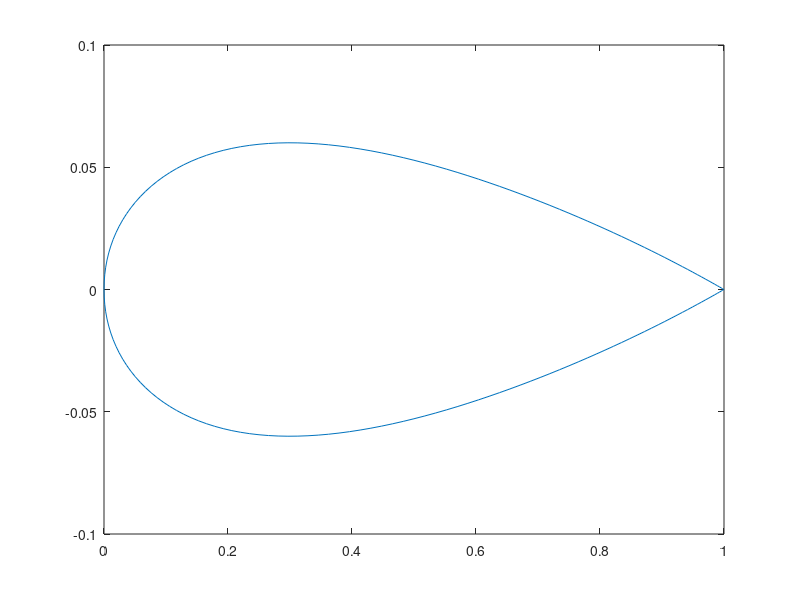
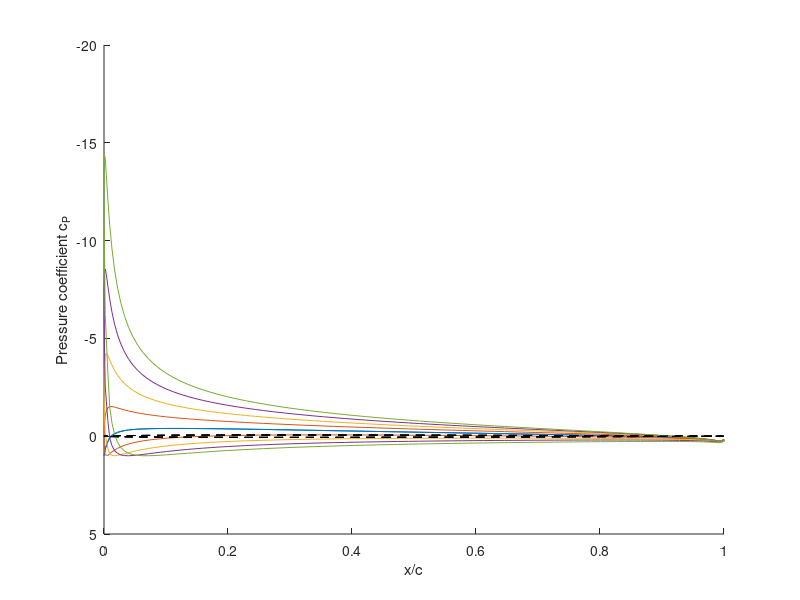

Reproduce these figures in MATLAB, in order.
clear;


%Constant strength doublet method:

%Define the free stream speed:
u_infty = 1;

%Aerofoil:
Aerofoil = 0012;

%chord:
c = 1;

%Thickness:
t = c*Aerofoil/100;

%Half the mesh resolution - 1:
Npanel = 90;

%This is to avoid any issues when one panel is taken out:
if Npanel < 8
    
    Npanel = 8;
    
end

%In angular terms,
delta_beta = pi/(Npanel);
beta = 0:delta_beta:2*pi;
%2*pi implies that top and bottom are being simulated.

%Corresponding x-coordinates:
x = c/2*(1 - cos(beta));
x_t = x(1:Npanel+1);
x_b = x(Npanel+1:2*Npanel);

%x_t is for the top side and goes from the leading edge to the trailing
%edge. x_b is for the bottom and goes from the trailing edge to the leading
%edge. This is because of the setup of the matrices defined at the bottom
%of page 282 in the Katz and Plotkin book which incorporate the Kutta
%condition into the simulation.

%Calculate the z-coordinates (top half only initially):
z_t = 5*t*(0.2969*sqrt(x_t/c) + (-0.1260)*(x_t/c) + (-0.3516)*(x_t/c).^2 + 0.2843*(x_t/c).^3 + (-0.1036)*(x_t/c).^4);
z_b = -(z_t(end:-1:2));

%Panel corner coordinates:
x = horzcat(x_b,x_t);
z = horzcat(z_b,z_t);
z(1) = 0;
z(end) = 0;

%Show the aerofoil:
figure
plot(x,z);

%Calculate theta_i:
dz = diff(z);
dx = diff(x);
theta = atan2(dz,dx);

figure
hold on

for al = 1:4:17
    
    %Define the angle of attack:
    alpha = (al-1)*pi/180;
    
    sin_theta = -sin(theta);
    cos_theta = cos(theta);
    %Definition of atan2 means angles have the wrong sign, hence the fix
    %above.
    
    %An alternative method would be to use the formulation provided by page
    %265 of Katz and Plotkin. However, it is easy to get signs of angles 
    %wrong with this method.
    
    %Note - those referring to the code in the back will find sin(alpha) is
    %missing a sign. Because of this, the matrices used for the
    %transformations to and from the panel coordinate system are slightly 
    %different to those defined by equations 11.23 and 11.23a. Again, it's 
    %to do with the definition of atan2.
    
    %Collocation points (loocated halfway between panel corners):
    x_c = dx/2 + x(1:end-1);
    z_c = dz/2 + z(1:end-1);
    
    %Check the normal vector is correctly calculated:
    % hold on
    % plot(x_c+sin_theta,z_c+cos_theta,'x')
    % plot(x_c,z_c,'x')
    
    %By equation 11.3, the normal unit vector is defined as follows:
    n_hat = [sin_theta;cos_theta];
    %By equation 11.3a, the tangential unit vector is defined as follows:
    t_hat = [cos_theta;-sin_theta];
    
    %Number of collocation points:
    Ni = length(x_c);
    
    %Number of source points:
    Nj = length(x) - 1;
    
    %Create arrays with space for Kutta condition results:
    a = zeros(Ni+1,Nj+1);
    b = a;
    RHS = zeros(Ni+1,1);
    
    %Set the bottom row of the 'a' matrix to incorporate the Kutta
    %condition:
    a(Ni+1,1) = 1;
    a(Ni+1,Nj) = -1;
    a(Ni+1,Nj+1) = 1;
    
    %Complete the job for the RHS:
    RHS(Ni+1,1) = 0;
    
    %Rather than calculate X2 time and time again, it is in fact possible 
    %to calculate X2 simply by
    X2 = sqrt(dx.^2 + dz.^2);
    %This is because X2 is in the panel coordinate system.

    %Relocation of collocation points to inside the body:
    CP = 0;
    
    if CP == 1
        
        x_c = x_c - sin_theta.*X2*0.0125;
        z_c = z_c - cos_theta.*X2*0.0125;

    end
    
    for i = 1:Ni
        
        for j = 1:Nj
            
            %Equation 11.23a:
            Co = [cos_theta(j),-sin_theta(j);sin_theta(j),cos_theta(j)]*...
                [x_c(i) - x(j);z_c(i) - z(j)];
            
            %Radii:
            R1 = sqrt(sum(Co.^2));
            R2 = sqrt((Co(1) - X2(j))^2 + Co(2)^2);
            
            if i == j && CP == 0
                
                %Equations 11.34 and 11.35:
                up = 0;
                wp = -1/(pi*Co(1));
                
            else
                
                %Equations 11.30 and 11.31:
                up = 1/(2*pi)*(Co(2)/(R1^2) - Co(2)/(R2^2));
                wp = -1/(2*pi)*(Co(1)/(R1^2) - (Co(1)-X2(j))/(R2^2));
                
            end
            
            %Equation 11.23:
            Vec = [cos_theta(j),sin_theta(j);-sin_theta(j),cos_theta(j)]*...
                [up;wp];
            
            %By equation 11.27, the influence coefficient is as follows:
            a(i,j) = transpose(Vec)*n_hat(:,i);
            
            %Equation 11.37 (without the true values of mu included):
            b(i,j) = transpose(Vec)*t_hat(:,i);
            
            %According to equation 11.6b, the RHS is calculated as follows:
            RHS(i) = -u_infty*[cos(alpha),sin(alpha)]*n_hat(:,i);
            
        end
        
        %Influence of the wake panel:
        r_squared = (x_c(i)-x(end))^2 + (z_c(i) - z(end))^2;
        
        %For the wake panel, x_2 or x(Nj + 1) is equal to infinity. Also,
        %z(Nj + 1) is equal to zero. x_1 is simply x(Nj) and z_2 is zero.
        %Hence, by equations 11.30 and 11.31, the velocity components are
        Vec = 1/(2*pi*r_squared)*[z_c(i);-(x_c(i)-x(end))];
        %No conversion between coordinate systems is required as by
        %equations 11.23 and 11.23a, if alpha_i = 0 (which it will in this
        %case since dz = 0, then u = u_p and w = w_p.
        
        %Note - the second terms in both 11.30 and 11.31 go to zero by
        %virtue of the fact that the wake panel endpoint (x_2) is at
        %infinity.
        
        %Complete the 'a' matrix:
        a(i,Nj+1) = transpose(Vec)*n_hat(:,i);
        
        %Equation 11.37 (without the true values of mu included):
        b(i,Nj+1) = transpose(Vec)*t_hat(:,i);
        
    end
    
    %Remove one of the panels to help with singular matrices. This is a 
    %known problem when applying the Neumann boundary condition. Since all 
    %the other panels are trying to prevent flow in/out of the aerofoil, 
    %mass continuity should mean there is also negligible flow through the 
    %missing panel.    
    a_test = a;
    b_1 = horzcat(b(:,1:Npanel-4),b(:,Npanel-2:end));
    b = vertcat(b_1(1:Npanel-4,:),b_1(Npanel-2:end,:));
    a_1 = horzcat(a(:,1:Npanel-4),a(:,Npanel-2:end));
    a = vertcat(a_1(1:Npanel-4,:),a_1(Npanel-2:end,:));
    RHS = vertcat(RHS(1:Npanel-4),RHS(Npanel-2:end));
    n_hat = horzcat(n_hat(:,1:Npanel-4),n_hat(:,Npanel-2:end));
    t_hat = horzcat(t_hat(:,1:Npanel-4),t_hat(:,Npanel-2:end));
    x_c = horzcat(x_c(1:Npanel-4),x_c(Npanel-2:end));
    z_c = horzcat(z_c(1:Npanel-4),z_c(Npanel-2:end));
    cos_theta = horzcat(cos_theta(1:Npanel-4),cos_theta(Npanel-2:end));
    sin_theta = horzcat(sin_theta(1:Npanel-4),sin_theta(Npanel-2:end));
    
    %Solve the linear set of equations:
    mu = a\RHS;
    
    %Once the strengths of the source elements has been determined, the u
    %and w velocity components can be calculated:
    %Q_ti = zeros(Ni,1);
    Q_ti = zeros(Ni-1,1);
    
    %Equation 11.37:
    q_ti = b*mu;
    
    %Since the number of panels has been reduced by 1, the for loop only
    %goes to Ni - 1, with the final point being shifted to Ni-1 (and by 
    %extension the Ni - 1 term ----> Ni -2).
    
    %for i = 1:Ni
    for i = 1:Ni-1
        
        %Equation 11.37:
        temp = q_ti(i);
        
        %Add in the effect of panel on itself (equation 11.38):
        if i == 1
            
            %Calculate l:
            l = sqrt((x_c(2) - x_c(1))^2 + (z_c(2) - z_c(1))^2);
            
            %Calculate Vp:
            Vp = 0.5*(mu(2) - mu(1))/l;
            
        %elseif i == Ni
        elseif i == Ni-1
            
            %Calculate l:
            %l = sqrt((x_c(Ni) - x_c(Ni-1))^2 + (z_c(Ni) - z_c(Ni-1))^2);
            l = sqrt((x_c(Ni-1) - x_c(Ni-2))^2 + (z_c(Ni-1) - z_c(Ni-2))^2);
            
            %Calculate Vp:
            %Vp = 0.5*(mu(Ni) - mu(Ni-1))/l;
            Vp = 0.5*(mu(Ni-1) - mu(Ni-2))/l;            
            
        else
            
            %Calculate l:
            l = sqrt((x_c(i+1) - x_c(i-1))^2 + (z_c(i+1) - z_c(i-1))^2);
            
            %Calculate Vp:
            Vp = 0.5*(mu(i+1) - mu(i-1))/l;            
            
        end
        
        Q_ti(i) = cos(alpha)*cos_theta(i)*u_infty - ...
            sin(alpha)*sin_theta(i)*u_infty + temp + Vp;
        
    end
    
    %Pressure coefficient:
    Cp = 1 - Q_ti.^2/u_infty^2;
    
    %plot(x_c/c,Cp,'k',x,z,'--k');
    plot(x_c/c,Cp,x/c,z,'--k');
   
    
end

xlabel('x/c');
ylabel('Pressure coefficient c_P');
set(gca,'Ydir','reverse')
%ylim([-5 1.2])
